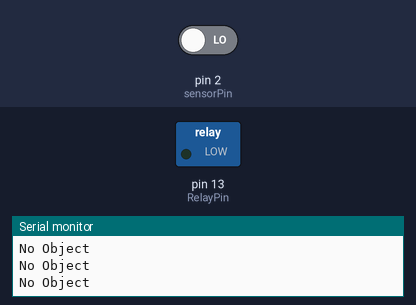
This sketch was run on a simulated Arduino Uno, built with avr-gcc and run on an emulated ATmega328P. Shown: switched loads named in the sketch (green lamp = pin HIGH), the last lines printed to the serial monitor. Inputs (shaded band) come from the test bench; at power-on: pin 2 (sensorPin) LOW.

Above: at 1.2 s.
1.3 s: pin 2 (sensorPin) driven HIGH
At 2.4 s:
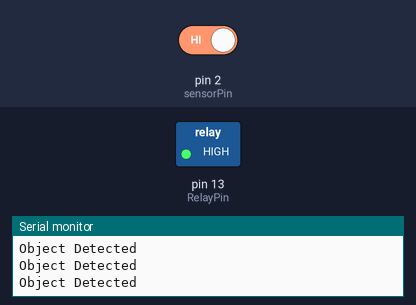
2.9 s: pin 2 (sensorPin) driven LOW
At 3.7 s:
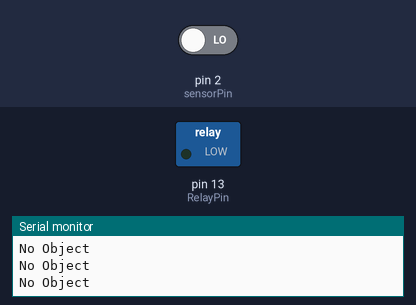
Timing chart, 0 to 5.9 s (numbered marks = the images above; inputs shaded):
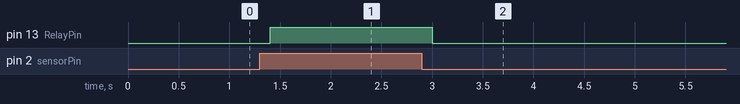

The sketch:

PNP_Proximity_Sensor_Code.ino
```cpp
const int sensorPin = 2;     // Connected to PNP sensor output (black wire)
const int RelayPin = 13;

void setup() {
  pinMode(sensorPin, INPUT);
  pinMode(RelayPin, OUTPUT);
  Serial.begin(9600);
}

void loop() {
  int sensorState = digitalRead(sensorPin);

  if (sensorState == HIGH) {
    Serial.println("Object Detected");
    digitalWrite(RelayPin, HIGH);
  } else {
    Serial.println("No Object");
    digitalWrite(RelayPin, LOW);
  }

  delay(200);
}
```

Measured:
- after the input at 1.3 s, pin 13 (RelayPin): LOW → HIGH after 0.10 s
- after the input at 2.9 s, pin 13 (RelayPin): HIGH → LOW after 0.10 s
